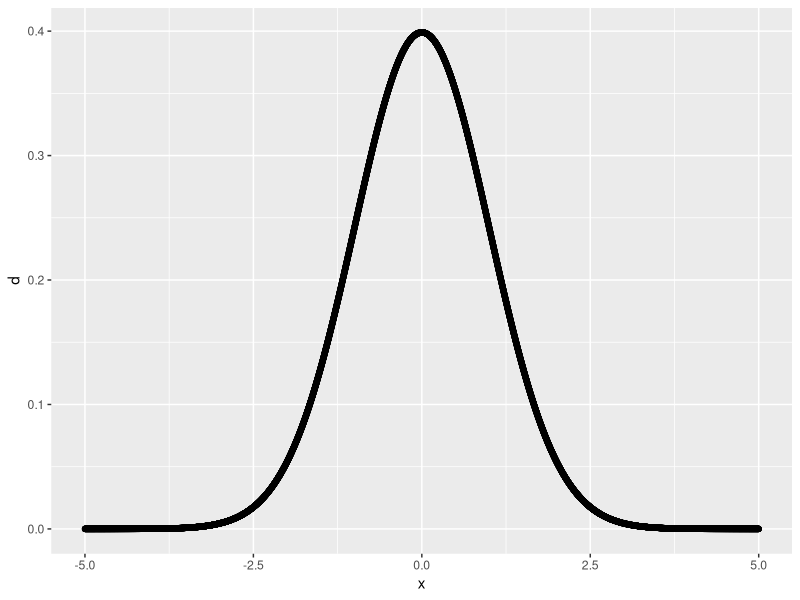
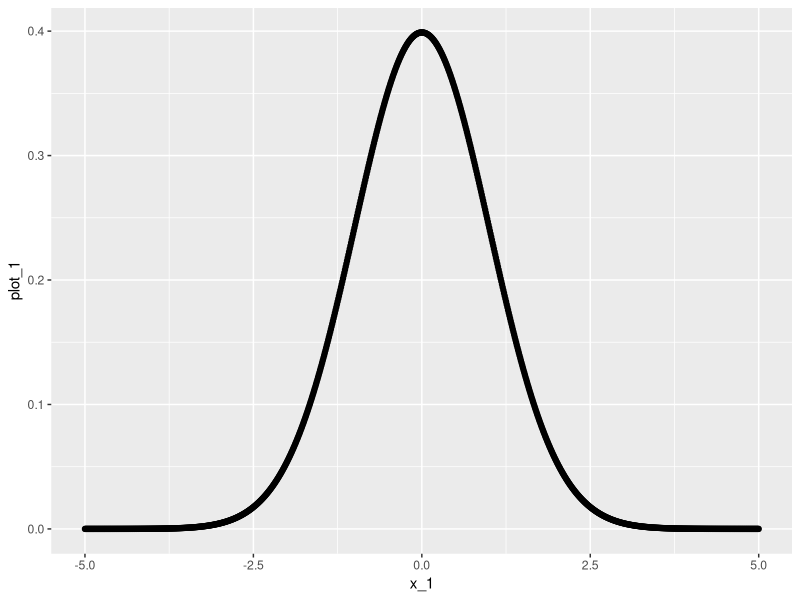
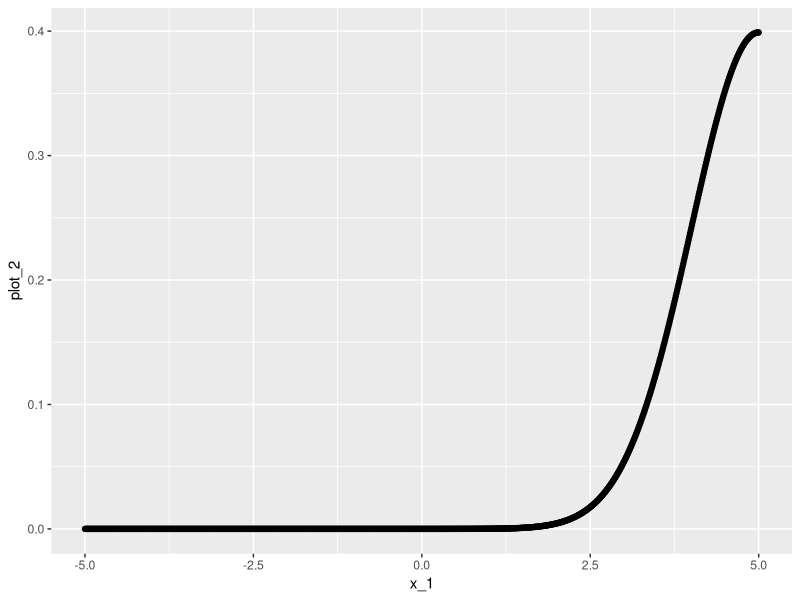
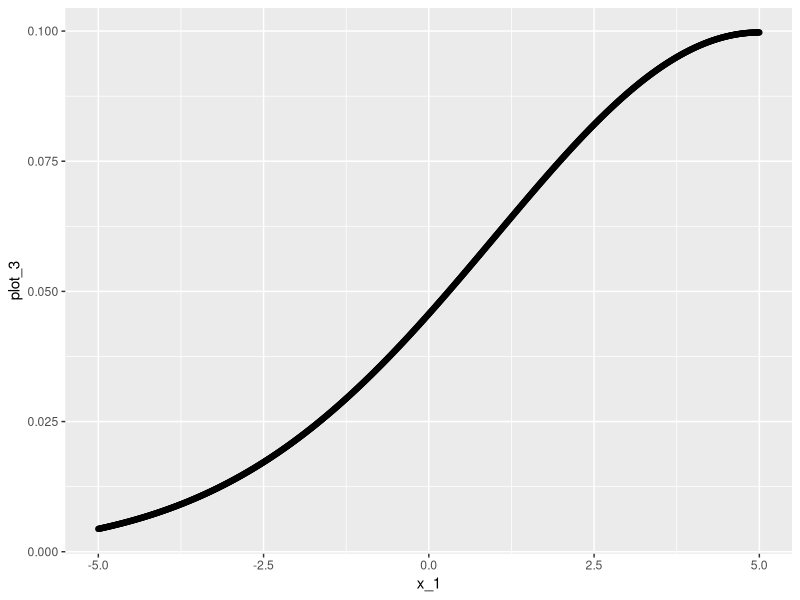
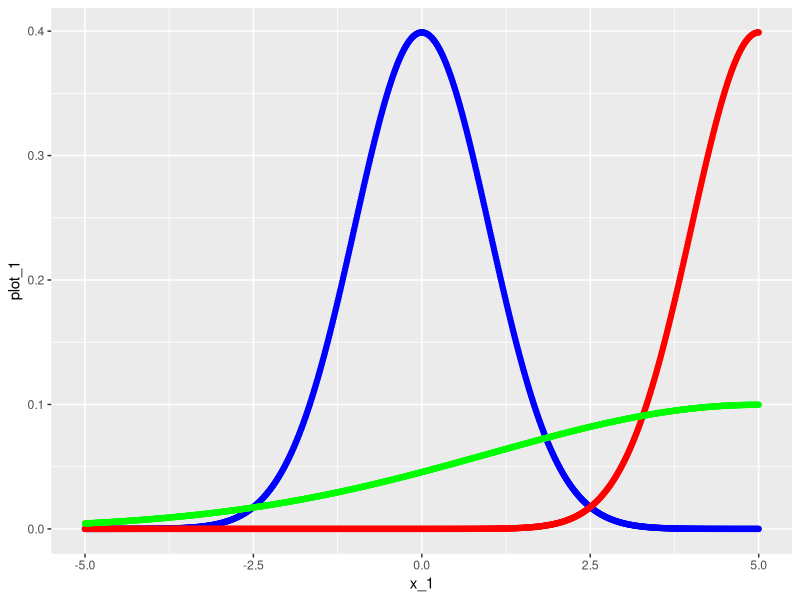
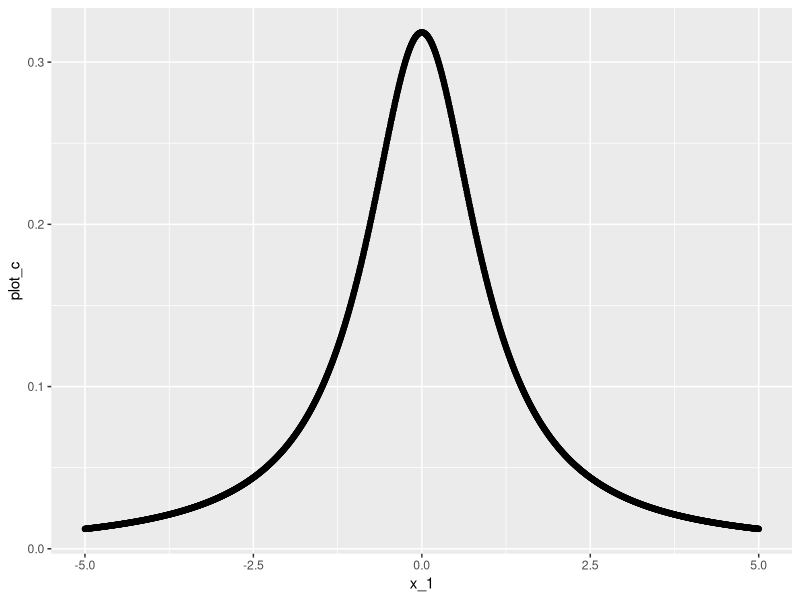

Here is the R script that generated these plots, in order:
## ---- chunk 1
knitr::opts_chunk$set(echo = TRUE)
## ---- chunk 2
library(ggplot2)
## ---- chunk 3
#Ejercicio 1
#B

x=seq(-5,5,0.001)

p_norm = function(x) {
  (1/sqrt(2*pi))*exp((-x^2)/2)
}

x_1=seq(-5,5,0.01)
## ---- chunk 4

d=p_norm(x)

ggplot() + geom_point(aes(x=x,y=d))

## ---- chunk 5
#Ejercicio 1
#D
d_norm_sig = function(x,y,z) {
  (1/(sqrt(2*pi)*z))*exp((-((x-y)/z)^2)/2)
}
#f(x; µ, σ)
#1 - µ = 0 y σ = 1
#2 - µ = 5 y σ = 1
#3 - µ = 5 y σ = 4

plot_1=d_norm_sig(x_1,0,1)
plot_2=d_norm_sig(x_1,5,1)
plot_3=d_norm_sig(x_1,5,4)


ggplot() + geom_point(aes(x=x_1,y=plot_1))
ggplot() + geom_point(aes(x=x_1,y=plot_2))
ggplot() + geom_point(aes(x=x_1,y=plot_3))

ggplot() + geom_point(aes(x=x_1,y=plot_1),color='blue')+ geom_point(aes(x=x_1,y=plot_2),color='red')+ geom_point(aes(x=x_1,y=plot_3),color='green')


## ---- chunk 6
#Ejercicio 2
#

cauchy= function (x,y) {
  (1/pi)*(1/(1+(x-y)^2))
}

plot_c=cauchy(x_1,0)


ggplot() + geom_point(aes(x=x_1,y=plot_c)) + geom_point(aes(x=x_1,y=plot_c))

## ---- chunk 7
#Ejercicio 2
# b
binormal= function (x,p,n)
{choose(n,x)*(p^x)*((1-p)^(n-x))
}

#1 - n = 50 y p = 0,2
#2 - n = 50 y p = 0,8
#3 - n = 50 y p = 0,5

binormal(1,0.2,50)


## ---- chunk 8
# Ejercicio 3
# 
year=seq(1,365,1)
i=1
for(i in  1:365) {
  i=i+i
}

# Usar esta fórmula (n(n+1))/2
## ---- chunk 9

A = matrix(c(3,4,0,0,1,6,2,1,5),nrow=3,ncol=3)
           
solve(A)           
